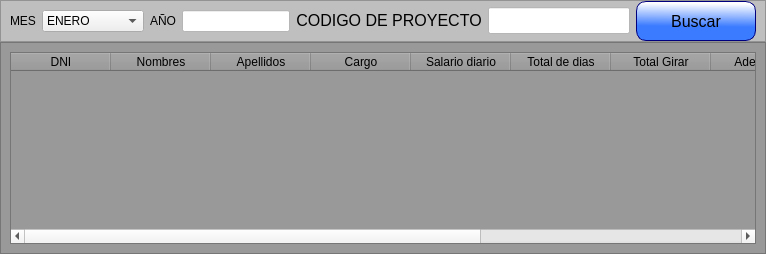
            <widget class="QWidget" name="page_pagos">
             <property name="styleSheet">
              <string notr="true">QFrame{
	background-color: rgb(153, 153, 153);
}
</string>
             </property>
             <layout class="QVBoxLayout" name="verticalLayout_7" stretch="1,11">
              <property name="spacing">
               <number>0</number>
              </property>
              <property name="leftMargin">
               <number>0</number>
              </property>
              <property name="topMargin">
               <number>0</number>
              </property>
              <property name="rightMargin">
               <number>0</number>
              </property>
              <property name="bottomMargin">
               <number>0</number>
              </property>
              <item>
               <widget class="QFrame" name="frame_pagos">
                <property name="maximumSize">
                 <size>
                  <width>16777215</width>
                  <height>52</height>
                 </size>
                </property>
                <property name="styleSheet">
                 <string notr="true">QFrame{
background-color: rgb(191, 191, 191);
}
QLabel{
font: 75 12pt &quot;MS Shell Dlg 2&quot;;
}
QLineEdit{
	font: 75 12pt &quot;MS Shell Dlg 2&quot;;
	background-color: rgb(255, 255, 255);
}</string>
                </property>
                <property name="frameShape">
                 <enum>QFrame::StyledPanel</enum>
                </property>
                <property name="frameShadow">
                 <enum>QFrame::Raised</enum>
                </property>
                <layout class="QHBoxLayout" name="horizontalLayout_12">
                 <property name="leftMargin">
                  <number>9</number>
                 </property>
                 <property name="topMargin">
                  <number>0</number>
                 </property>
                 <property name="rightMargin">
                  <number>9</number>
                 </property>
                 <property name="bottomMargin">
                  <number>0</number>
                 </property>
                 <item>
                  <widget class="QLabel" name="label_45">
                   <property name="text">
                    <string>MES</string>
                   </property>
                  </widget>
                 </item>
                 <item>
                  <widget class="QComboBox" name="comboBox_month">
                   <property name="maximumSize">
                    <size>
                     <width>16777215</width>
                     <height>16777215</height>
                    </size>
                   </property>
                   <property name="styleSheet">
                    <string notr="true">font: 75 12pt &quot;MS Shell Dlg 2&quot;;</string>
                   </property>
                   <item>
                    <property name="text">
                     <string>ENERO</string>
                    </property>
                   </item>
                   <item>
                    <property name="text">
                     <string>FEBRERO</string>
                    </property>
                   </item>
                   <item>
                    <property name="text">
                     <string>MARZO</string>
                    </property>
                   </item>
                   <item>
                    <property name="text">
                     <string>ABRIL</string>
                    </property>
                   </item>
                   <item>
                    <property name="text">
                     <string>MAYO</string>
                    </property>
                   </item>
                   <item>
                    <property name="text">
                     <string>JUNIO</string>
                    </property>
                   </item>
                   <item>
                    <property name="text">
                     <string>JULIO</string>
                    </property>
                   </item>
                   <item>
                    <property name="text">
                     <string>AGOSTO</string>
                    </property>
                   </item>
                   <item>
                    <property name="text">
                     <string>SETIEMBRE</string>
                    </property>
                   </item>
                   <item>
                    <property name="text">
                     <string>OCTUBRE</string>
                    </property>
                   </item>
                   <item>
                    <property name="text">
                     <string>NOVIEMBRE</string>
                    </property>
                   </item>
                   <item>
                    <property name="text">
                     <string>DICIEMBRE</string>
                    </property>
                   </item>
                  </widget>
                 </item>
                 <item>
                  <widget class="QLabel" name="label_47">
                   <property name="text">
                    <string>AÑO</string>
                   </property>
                  </widget>
                 </item>
                 <item>
                  <widget class="QLineEdit" name="lineEdit_year">
                   <property name="maximumSize">
                    <size>
                     <width>110</width>
                     <height>16777215</height>
                    </size>
                   </property>
                   <property name="maxLength">
                    <number>4</number>
                   </property>
                  </widget>
                 </item>
                 <item>
                  <widget class="QLabel" name="label_34">
                   <property name="minimumSize">
                    <size>
                     <width>160</width>
                     <height>25</height>
                    </size>
                   </property>
                   <property name="maximumSize">
                    <size>
                     <width>16777215</width>
                     <height>35</height>
                    </size>
                   </property>
                   <property name="font">
                    <font>
                     <family>MS Shell Dlg 2</family>
                     <pointsize>12</pointsize>
                     <weight>9</weight>
                     <italic>false</italic>
                     <bold>false</bold>
                    </font>
                   </property>
                   <property name="text">
                    <string>CODIGO DE PROYECTO</string>
                   </property>
                   <property name="alignment">
                    <set>Qt::AlignCenter</set>
                   </property>
                  </widget>
                 </item>
                 <item>
                  <widget class="QLineEdit" name="lineEdit_6">
                   <property name="font">
                    <font>
                     <family>MS Shell Dlg 2</family>
                     <pointsize>12</pointsize>
                     <weight>9</weight>
                     <italic>false</italic>
                     <bold>false</bold>
                    </font>
                   </property>
                   <property name="styleSheet">
                    <string notr="true"/>
                   </property>
                  </widget>
                 </item>
                 <item>
                  <widget class="QPushButton" name="pushButton_15">
                   <property name="enabled">
                    <bool>true</bool>
                   </property>
                   <property name="minimumSize">
                    <size>
                     <width>120</width>
                     <height>40</height>
                    </size>
                   </property>
                   <property name="maximumSize">
                    <size>
                     <width>120</width>
                     <height>40</height>
                    </size>
                   </property>
                   <property name="sizeIncrement">
                    <size>
                     <width>120</width>
                     <height>40</height>
                    </size>
                   </property>
                   <property name="font">
                    <font>
                     <pointsize>12</pointsize>
                    </font>
                   </property>
                   <property name="styleSheet">
                    <string notr="true">QPushButton{
border: 1px solid rgb(0, 0, 127);
border-radius:10px;
background-color: qlineargradient(spread:pad, x1:0.409318, y1:0.636, x2:0.432, y2:0.0454545, stop:0 rgba(59, 123, 255, 255), stop:1 rgba(255, 255, 255, 255));
}

QPushButton:hover{
	background-color: rgb(170, 255, 255);
}</string>
                   </property>
                   <property name="text">
                    <string>Buscar</string>
                   </property>
                  </widget>
                 </item>
                </layout>
               </widget>
              </item>
              <item>
               <widget class="QFrame" name="frame_10">
                <property name="styleSheet">
                 <string notr="true"/>
                </property>
                <property name="frameShape">
                 <enum>QFrame::StyledPanel</enum>
                </property>
                <property name="frameShadow">
                 <enum>QFrame::Raised</enum>
                </property>
                <layout class="QVBoxLayout" name="verticalLayout_27">
                 <item>
                  <widget class="QTableWidget" name="table_payments">
                   <column>
                    <property name="text">
                     <string>DNI</string>
                    </property>
                   </column>
                   <column>
                    <property name="text">
                     <string>Nombres</string>
                    </property>
                   </column>
                   <column>
                    <property name="text">
                     <string>Apellidos</string>
                    </property>
                   </column>
                   <column>
                    <property name="text">
                     <string>Cargo</string>
                    </property>
                   </column>
                   <column>
                    <property name="text">
                     <string>Salario diario</string>
                    </property>
                   </column>
                   <column>
                    <property name="text">
                     <string>Total de dias</string>
                    </property>
                   </column>
                   <column>
                    <property name="text">
                     <string>Total Girar</string>
                    </property>
                   </column>
                   <column>
                    <property name="text">
                     <string>Adelantos</string>
                    </property>
                   </column>
                   <column>
                    <property name="text">
                     <string>Por pagar</string>
                    </property>
                   </column>
                   <column>
                    <property name="text">
                     <string>Observaciones</string>
                    </property>
                   </column>
                   <column>
                    <property name="text">
                     <string>Estado</string>
                    </property>
                   </column>
                  </widget>
                 </item>
                </layout>
               </widget>
              </item>
             </layout>
            </widget>
